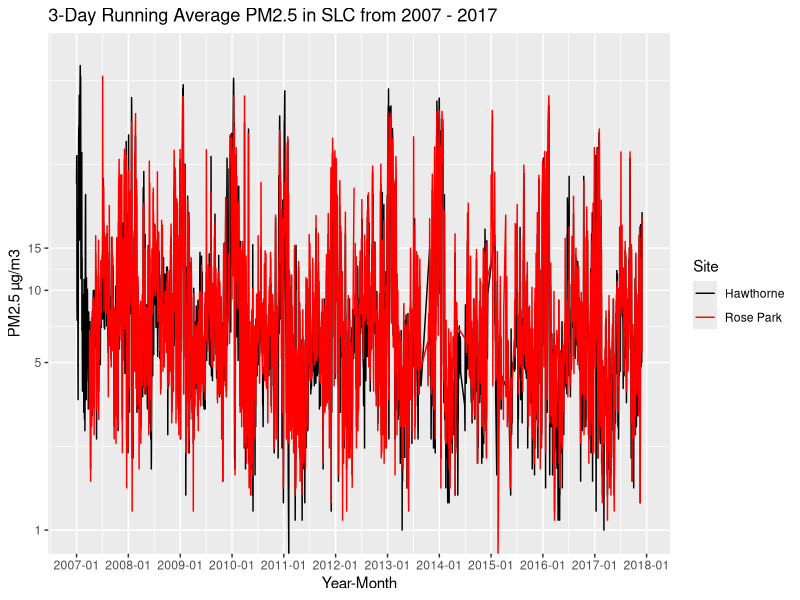
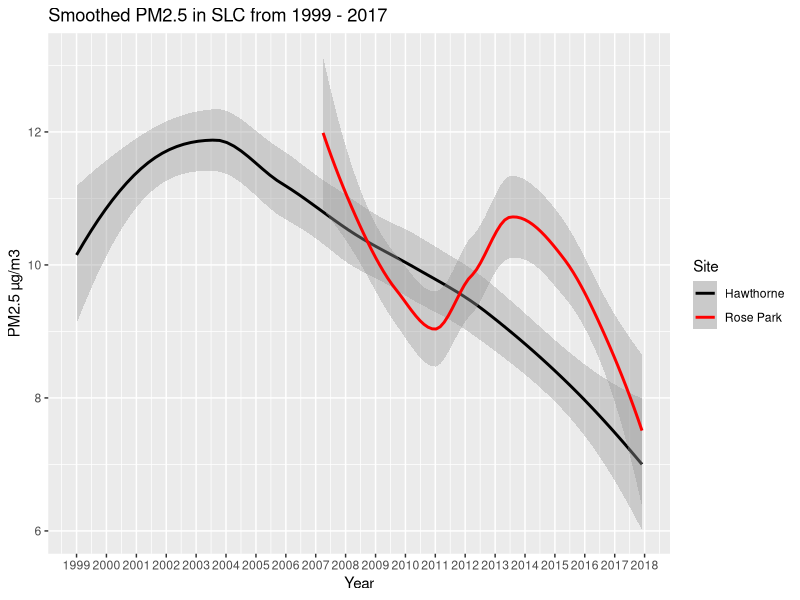
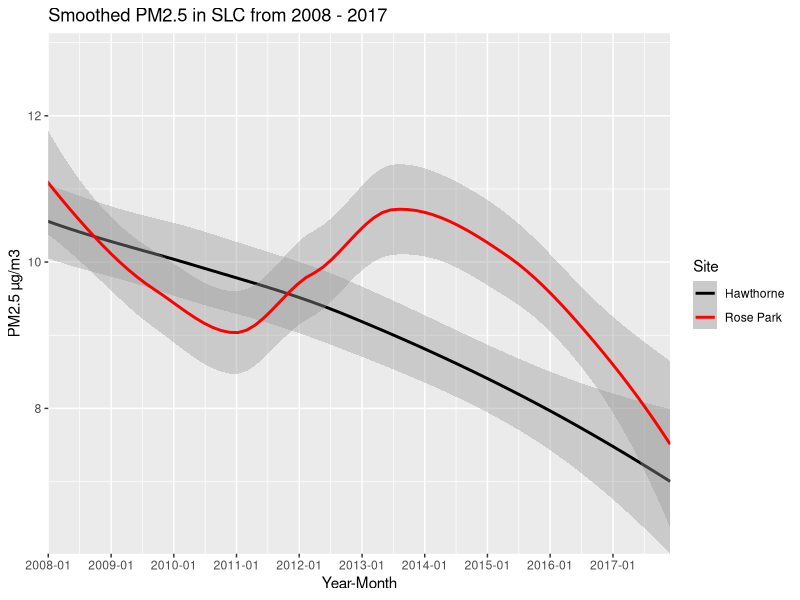
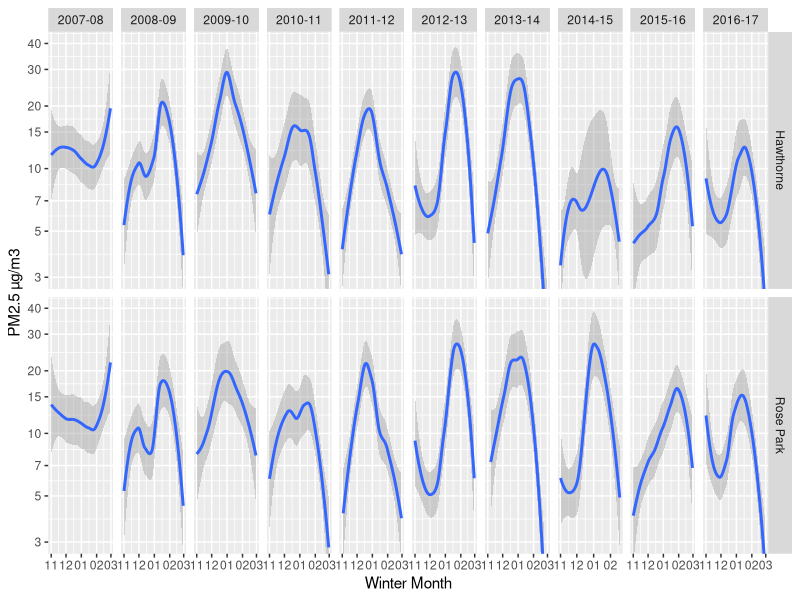

These figures' R source, in order:
## ---- chunk 1
library(knitr)
knitr::opts_chunk$set(cache = TRUE, warning = FALSE, message = FALSE, 
                      echo = TRUE, dev = 'png',
                      dpi = 200, out.width='650px', fig.width=8, fig.height=4)
## ---- chunk 2
library(tidyverse)
# While I could have combined this into one file, I didn't want to mask
# how the original .txt data looked coming from EPA website (reproducibility!)
dfH <- read_csv('../data/SLCPM2_5/SLCHawthorne_PM2.5_Daily_1999-2017.csv')
dfRP <- read_csv('../data/SLCPM2_5/SLCRosePark_PM2.5_Daily_2007-2017.csv')

df <- dplyr::bind_rows(dfH, dfRP)
## ---- chunk 3
dfinal <- df %>% 
  # Hawthorne has several options; grab the most complete record
  filter(POC == 1, 
         `AQS Parameter Desc` == 'PM2.5 - Local Conditions') %>% 
  # Change the Site column to be more readable
  mutate(Site = ifelse(`Site Num` == 3006, 'Hawthorne', 'Rose Park')) %>% 
  mutate(Date = as.Date(`Date Local`, format="%m/%d/%Y")) %>%
  rename(Measurement = `Sample Measurement`) %>%
  select(Date, Site, Measurement) %>%
  arrange(desc(Date))

# Look at the data
head(dfinal, 4)
## ---- chunk 4
dfinal %>% 
  mutate(Year = lubridate::year(Date)) %>%
  filter(Year %in% 2007:2011) %>%
  group_by(Site, Year) %>% 
  summarize(`Measurements Per Site` = length(Measurement))
## ---- chunk 5
library(scales)
ggplot(dfinal, aes(x = Date, y = Measurement, color = Site)) +
  geom_line() +
  labs(title = "3-Day Running Average PM2.5 in SLC from 2007 - 2017") +
  scale_colour_manual(values = c("black", "red")) +
  scale_y_log10(name = "PM2.5 µg/m3", 
                limits = c(1,NA), 
                breaks = c(1, 5, 10, 15)) +
  scale_x_date(name = "Year-Month",
               labels = date_format("%Y-%m"),
               limits = c(as.Date('2007-01-01'),NA),
               breaks = date_breaks("1 year"))

## ---- chunk 6
ggplot(dfinal, aes(x = Date, y = Measurement, color = Site)) +
  geom_smooth(method = 'loess') +
  labs(title = "Smoothed PM2.5 in SLC from 1999 - 2017") +
  scale_colour_manual(values = c("black", "red")) +
  scale_y_continuous(name = "PM2.5 µg/m3",
                     breaks = c(6, 8, 10, 12)) +
  scale_x_date(name = "Year",
               limits = c(as.Date('1999-01-01'),
                          as.Date('2017-12-01')),
               labels = date_format("%Y"), 
               breaks = date_breaks("1 year"))

## ---- chunk 7
ggplot(dfinal, aes(x = Date, y = Measurement, color = Site)) +
  geom_smooth(method = 'loess') +
  labs(title = "Smoothed PM2.5 in SLC from 2008 - 2017") +
  scale_colour_manual(values = c("black", "red")) +
  scale_y_continuous(name = "PM2.5 µg/m3",
                     breaks = c(8, 10, 12)) +
  scale_x_date(name = "Year-Month",
               labels = date_format("%Y-%m"), 
               breaks = date_breaks("1 year")) +
  # Zooming w/o affecting smoother
  coord_cartesian(xlim=c(as.Date('2008-01-01'),
                         as.Date('2017-12-01')), 
                  expand = FALSE)
## ---- chunk 8
dividers <- as.Date(paste0(2007:2017, "06", "01"), format = "%Y%m%d")

dfinal <- dfinal %>%
  mutate(Season = cut(as.numeric(Date), 
                      as.numeric(dividers), 
                      include.lowest = TRUE),
         Season = as.numeric(Season),
         Month = lubridate::month(Date)) %>% 
  filter(Date > as.Date('2006-06-01'),   
         Month %in% c(1,2,11,12), # Only care about winter months
         !is.na(Season))          # This avoids an NA facet panel
## ---- chunk 9
# Add custom winter label for faceting
season_names <- c(
  '1' = "2007-08",
  '2' = "2008-09",
  '3' = "2009-10",
  '4' = "2010-11",
  '5' = "2011-12",
  '6' = "2012-13",
  '7' = "2013-14",
  '8' = "2014-15",
  '9' = "2015-16",
  '10' = "2016-17")

ggplot(dfinal, aes(x = Date, y = Measurement)) + 
  geom_smooth(method = "loess") +
  scale_y_log10(name = "PM2.5 µg/m3",
                breaks = c(3, 5, 7, 10, 15, 20, 30, 40, 50)) +
  scale_x_date(name = "Winter Month",
               labels = date_format("%m"),
               breaks = date_breaks("1 month")) +
  # Zooming w/o affecting smoother
  coord_cartesian(ylim = c(3,40)) +
  facet_grid(Site ~ Season, 
             scale = "free", 
             labeller = labeller(Season = as_labeller(season_names)))
